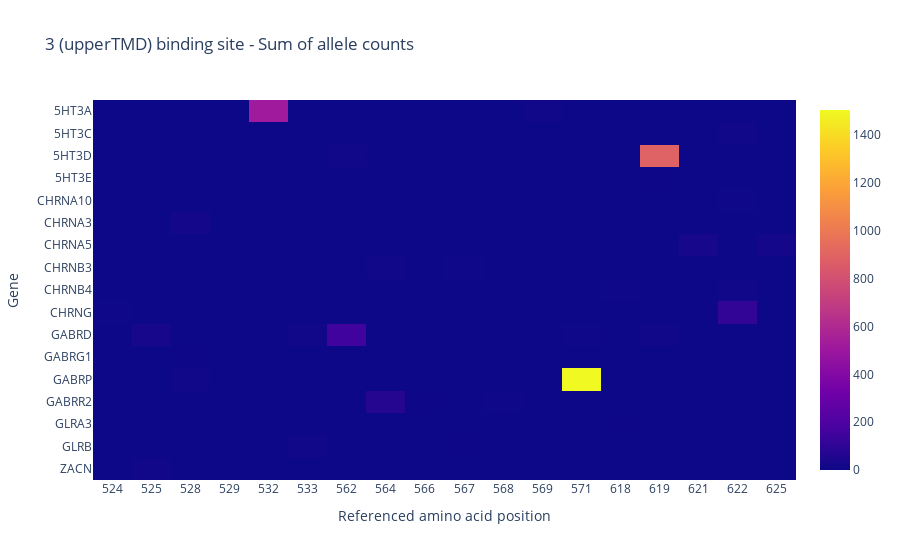

Notebook source saved alongside this figure:
### Code cell
fig = go.Figure(data=go.Heatmap(
    z = data,
    x=[str(int(aa)) for aa in aacids],
    y=genes,
    hoverongaps=False
))
fig.update_layout(
    title=f"{bs_interest[0]} binding site - Sum of allele counts",
    xaxis_title = "Referenced amino acid position",
    yaxis_title = "Gene"
)
fig.show()

### Figure 1 — Plotly figure (JSON) as saved in the notebook; plotly's stock layout.template omitted (floating-point values rounded to 4 significant figures; data arrays with more than 128 entries replaced by an {"elided": "..."} marker saying what was removed)
{"data": [{"hoverongaps": false, "type": "heatmap", "x": ["524", "525", "528", "529", "532", "533", "562", "564", "566", "567", "568", "569", "571", "618", "619", "621", "622", "625"], "y": ["ZACN", "GLRB", "GLRB", "GLRA3", "GABRR2", "GABRR2", "GABRR2", "GABRP", "GABRP", "GABRG1", "GABRD", "GABRD", "GABRD", "GABRD", "GABRD", "CHRNG", "CHRNG", "CHRNB4", "CHRNB4", "CHRNB3", "CHRNB3", "CHRNA5", "CHRNA5", "CHRNA3", "CHRNA10", "5HT3E", "5HT3D", "5HT3D", "5HT3C", "5HT3A", "5HT3A"], "z": {"elided": "31x18 int values"}}], "layout": {"title": {"text": "3 (upperTMD) binding site - Sum of allele counts"}, "xaxis": {"title": {"text": "Referenced amino acid position"}}, "yaxis": {"title": {"text": "Gene"}}}}
